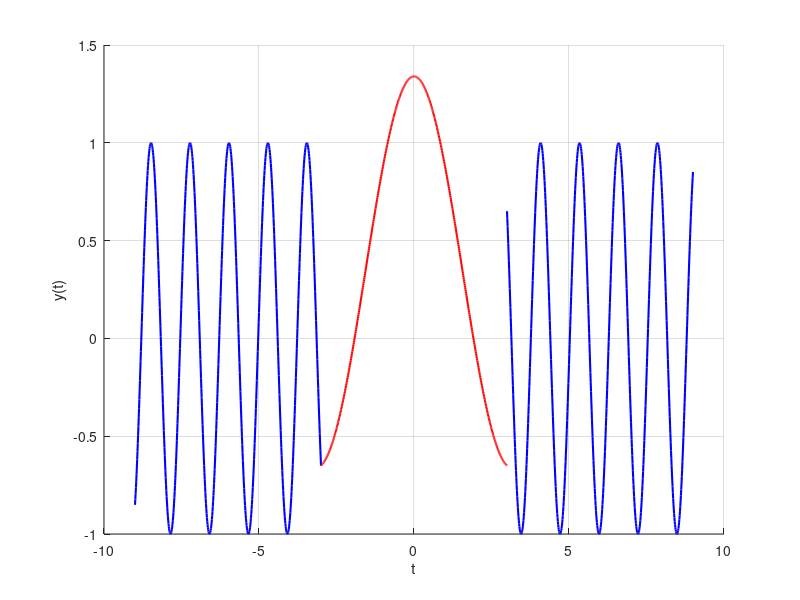
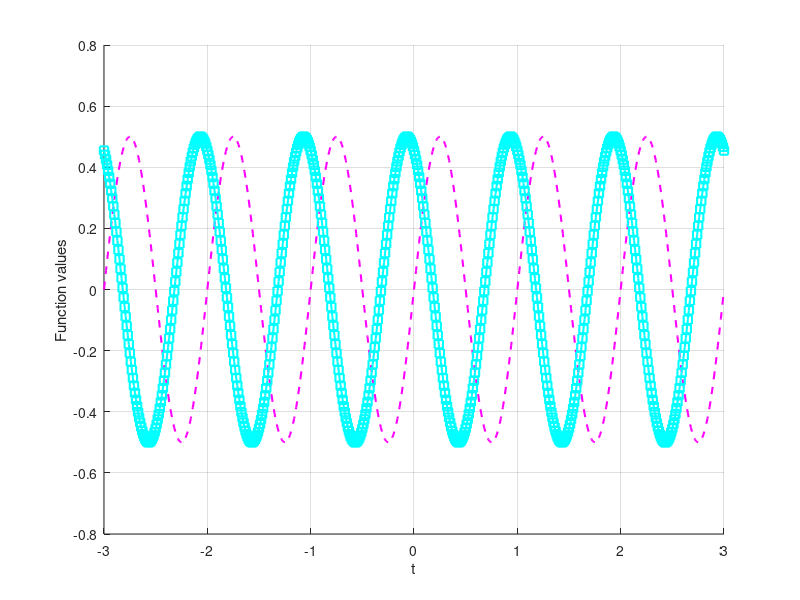

Write MATLAB code to recreate these figures, in order.
% ----------------
% ----- EX 1 -----
% ----------------

% a) 
% ----- setting the number ranges ----- 
t1 = -9:0.01:-3;
t2 = 3:0.01:9;
t3 = -3:0.01:3;

% ----- declaring the function for each range -----
y1 = sin(5 * t1);
y2 = sin(5 * t2);
y3 = cos(t3 )- cos(3) - sin(15);

% ----- plotting the functions -----
figure; hold on;
plot(t1, y1, 'b', 'LineWidth', 1.5);
plot(t2, y2, 'b', 'LineWidth', 1.5);
plot(t3, y3, 'r', 'LineWidth', 1.5);
xlabel('t'); ylabel('y(t)');
grid on;

% b)
% ----- setting the number range ----- 
t = -3:0.01:3;

% ----- declaring the functions-----
f = sin(pi * t) .* cos(pi * t);
g = sin(pi * t + 1) .* cos(pi * t + 1);

% ----- plotting the functions -----
figure; hold on;
plot(t, f, 'm--', 'LineWidth', 1.5); 
plot(t, g, 'c-s', 'LineWidth', 1.5, 'MarkerSize', 6);
xlabel('t'); ylabel('Function values');
grid on;
